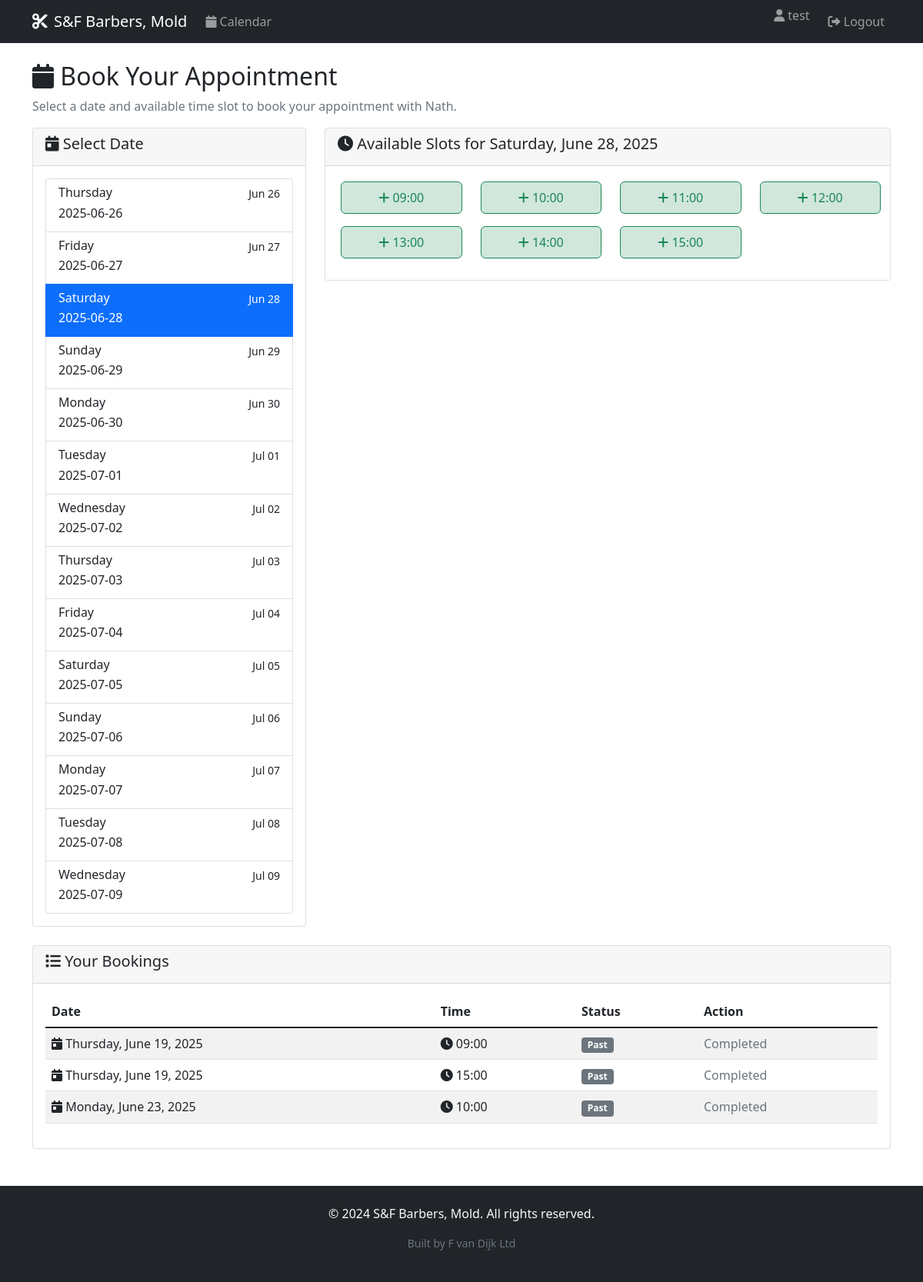
/calendar?date=2025-06-28 (signed in), run on the app's committed database.
### app.py (models this page shows)
class Booking(db.Model):
    id = db.Column(db.Integer, primary_key=True)
    user_id = db.Column(db.Integer, db.ForeignKey('user.id'), nullable=True)  # Nullable for guest bookings
    date = db.Column(db.Date, nullable=False)
    time_slot = db.Column(db.String(10), nullable=False)  # e.g., "09:00"
    guest_name = db.Column(db.String(100))  # For non-registered customers
    guest_phone = db.Column(db.String(20))  # For non-registered customers
    guest_email = db.Column(db.String(120))  # For non-registered customers
    admin_note = db.Column(db.String(200))  # Admin's private note
    is_guest_booking = db.Column(db.Boolean, default=False)
    is_paid = db.Column(db.Boolean, default=False)  # Track payment status
    created_at = db.Column(db.DateTime, default=datetime.utcnow)

### app.py (the view)
    def decorated_function(*args, **kwargs):
        if 'user_id' not in session:
            flash('Please log in to access this page.', 'warning')
            return redirect(url_for('login'))
        return f(*args, **kwargs)

### app.py (called while the page is built)
def get_available_slots(selected_date=None):
    if selected_date is None:
        selected_date = date.today()
    override = ScheduleOverride.query.filter_by(date=selected_date).first()
    if override:
        if not override.is_open:
            return []
        opening_hour = int(override.opening_time.split(':')[0])
        closing_hour = int(override.closing_time.split(':')[0])
    else:
        opening_hour = 9
        closing_hour = 16
    slots = []
    current_time = datetime.now()
    for hour in range(opening_hour, closing_hour):
        time_slot = f"{hour:02d}:00"
        if selected_date == date.today():
            slot_time = datetime.combine(selected_date, datetime.strptime(time_slot, '%H:%M').time())
            if slot_time <= current_time:
                continue  # Skip past time slots
        slots.append(time_slot)
    return slots

def get_schedule_info(selected_date):
    override = ScheduleOverride.query.filter_by(date=selected_date).first()
    if override:
        if not override.is_open:
            return {
                'is_open': False,
                'hours': None,
                'note': override.note or 'Closed',
                'is_custom': True
            }
        else:
            return {
                'is_open': True,
                'hours': f"{override.opening_time} - {override.closing_time}",
                'note': override.note,
                'is_custom': True
            }
    else:
        return {
            'is_open': True,
            'hours': '09:00 - 16:00',
            'note': None,
            'is_custom': False
        }

def get_booked_slots(selected_date):
    bookings = Booking.query.filter_by(date=selected_date).all()
    return [booking.time_slot for booking in bookings]

def is_admin():
    return session.get('is_admin', False)

def login_required(f):
    def decorated_function(*args, **kwargs):
        if 'user_id' not in session:
            flash('Please log in to access this page.', 'warning')
            return redirect(url_for('login'))
        return f(*args, **kwargs)
    decorated_function.__name__ = f.__name__
    return decorated_function

### templates/calendar.html (shortened to what this page needs)
{% extends "base.html" %}
{% block content %}
<div class="row">
    <div class="col-12">
        <h2><i class="fas fa-calendar"></i> Book Your Appointment</h2>
        <p class="text-muted">Select a date and available time slot to book your appointment with Nath.</p>
    </div>
</div>
<div class="row">
    <div class="col-md-4">
        <div class="card">
            <div class="card-header">
                <h5><i class="fas fa-calendar-day"></i> Select Date</h5>
            </div>
            <div class="card-body">
                <div class="list-group">
                    {% for date in dates %}
                        <a href="{{ url_for('calendar', date=date.strftime('%Y-%m-%d')) }}"
                           class="list-group-item list-group-item-action {{ 'active' if date == selected_date else '' }}">
                            <div class="d-flex w-100 justify-content-between">
                                <h6 class="mb-1">{{ date.strftime('%A') }}</h6>
                                <small>{{ date.strftime('%b %d') }}</small>
                            </div>
                            <p class="mb-1">{{ date.strftime('%Y-%m-%d') }}</p>
                        </a>
                    {% endfor %}
                </div>
            </div>
        </div>
    </div>
    <div class="col-md-8">
        <div class="card">
            <div class="card-header">
                <h5><i class="fas fa-clock"></i> Available Slots for {{ selected_date.strftime('%A, %B %d, %Y') }}</h5>
            </div>
            <div class="card-body">
                {% if not schedule_info.is_open %}
                    <div class="alert alert-danger text-center">
                        <i class="fas fa-store-slash fa-2x mb-2"></i>
                        <h5>Closed Today</h5>
                        <p class="mb-0">{{ schedule_info.note }}</p>
                    </div>
                {% elif available_slots %}
                    <div class="row">
                        {% for slot in available_slots %}
                            <div class="col-md-3 col-sm-4 col-6 mb-2">
                                {% if session.is_admin %}
                                    <a href="{{ url_for('admin_book_slot', date=selected_date.strftime('%Y-%m-%d'), time_slot=slot) }}"
                                       class="btn btn-outline-primary w-100 booking-slot available">
                                        <i class="fas fa-user-plus"></i> {{ slot }}
                                    </a>
                                {% else %}
                                    <form method="POST" action="{{ url_for('book') }}" style="display: inline;">
                                        <button type="submit" class="btn btn-outline-success w-100 booking-slot available">
                                            <i class="fas fa-plus"></i> {{ slot }}
                                        </button>
                                    </form>
                                {% endif %}
                            </div>
                        {% endfor %}
                    </div>
                {% else %}
                    <div class="alert alert-warning">
                        <i class="fas fa-exclamation-triangle"></i> No available slots for this date.
                    </div>
                {% endif %}
            </div>
        </div>
    </div>
</div>
{% if not session.is_admin and user_bookings %}
<div class="row mt-4">
    <div class="col-12">
        <div class="card">
            <div class="card-header">
                <h5><i class="fas fa-list"></i> Your Bookings</h5>
            </div>
            <div class="card-body">
                <div class="table-responsive">
                    <table class="table table-striped">
                        <thead>
                            <tr>
                                <th>Date</th>
                                <th>Time</th>
                                <th>Status</th>
                                <th>Action</th>
                            </tr>
                        </thead>
                        <tbody>
                            {% for booking in user_bookings %}
                                <tr>
                                    <td>
                                        <i class="fas fa-calendar-day"></i>
                                        {{ booking.date.strftime('%A, %B %d, %Y') }}
                                    </td>
                                    <td>
                                        <i class="fas fa-clock"></i> {{ booking.time_slot }}
                                    </td>
                                    <td>
                                        {% if booking.date >= selected_date %}
                                            <span class="badge bg-success">Upcoming</span>
                                        {% else %}
                                            <span class="badge bg-secondary">Past</span>
                                        {% endif %}
                                    </td>
                                    <td>
                                        {% if booking.date >= selected_date %}
                                            <form method="POST" action="{{ url_for('cancel') }}" style="display: inline;">
                                                <input type="hidden" name="booking_id" value="{{ booking.id }}">
                                                <button type="submit" class="btn btn-sm btn-outline-danger"
                                                        onclick="return confirm('Are you sure you want to cancel this booking?')">
                                                    <i class="fas fa-times"></i> Cancel
                                                </button>
                                            </form>
                                        {% else %}
                                            <span class="text-muted">Completed</span>
                                        {% endif %}
                                    </td>
                                </tr>
                            {% endfor %}
                        </tbody>
                    </table>
                </div>
            </div>
        </div>
    </div>
</div>
{% endif %}
{% endblock %}

### templates/base.html (style rules this page uses)
.booking-slot { border: 1px solid #dee2e6; border-radius: 0.375rem; padding: 0.5rem; margin: 0.25rem; text-align: center; cursor: pointer; transition: all 0.2s; }
.booking-slot.available { background-color: #d1e7dd; border-color: #198754; }

### data on the page
Booking: date "Thursday, June 19, 2025", time_slot "09:00", shows "Past", shows "Completed"
Booking: date "Thursday, June 19, 2025", time_slot "15:00", shows "Past", shows "Completed"
Booking: date "Monday, June 23, 2025", time_slot "10:00", shows "Past", shows "Completed"

### other printed values
{{ session.username }} "test"
{{ date.strftime('%A') }} "Thursday" "Friday" "Saturday" "Sunday" "Monday" "Tuesday" "Wednesday" "Thursday" "Friday" "Saturday" "Sunday" "Monday" "Tuesday" "Wednesday"
{{ date.strftime('%b %d') }} "Jun 26" "Jun 27" "Jun 28" "Jun 29" "Jun 30" "Jul 01" "Jul 02" "Jul 03" "Jul 04" "Jul 05" "Jul 06" "Jul 07" "Jul 08" "Jul 09"
{{ date.strftime('%Y-%m-%d') }} "2025-06-26" "2025-06-27" "2025-06-28" "2025-06-29" "2025-06-30" "2025-07-01" "2025-07-02" "2025-07-03" "2025-07-04" "2025-07-05" "2025-07-06" "2025-07-07" "2025-07-08" "2025-07-09"
{{ selected_date.strftime('%A, %B %d, %Y') }} "Saturday, June 28, 2025"
{{ slot }} "09:00" "10:00" "11:00" "12:00" "13:00" "14:00" "15:00"
